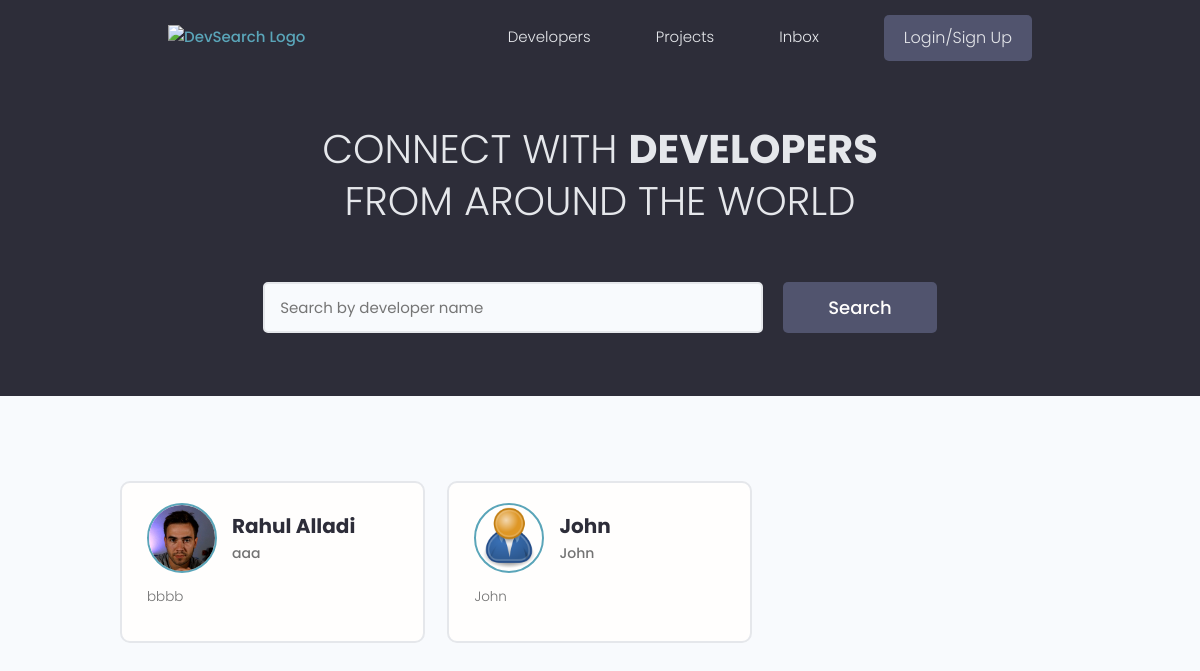
The app's page /, older data.
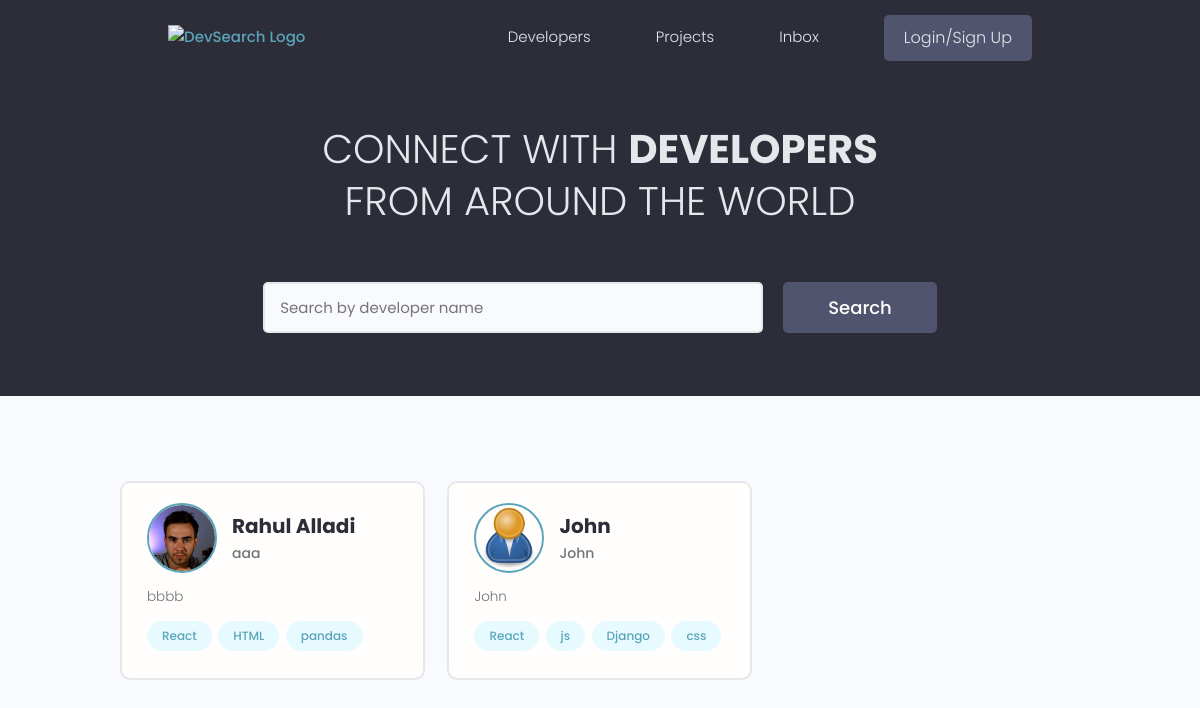
The same page, newer data.
### users/models.py (models this page shows, shortened)
class Profile(models.Model):
    user = models.OneToOneField(User, on_delete=models.CASCADE, null=True,blank=True)
    name = models.CharField(max_length=200, null=True, blank=True)
    email = models.EmailField(max_length=500, null=True, blank=True)
    username = models.CharField(max_length=200, null=True, blank=True)
    location = models.CharField(max_length=200, null=True, blank=True)
    short_intro = models.CharField(max_length=200, null=True, blank=True)
    bio = models.TextField(null=True, blank=True)
    profile_image = models.ImageField(null=True, blank=True,upload_to='profiles/',default ='profiles/user-default.png')
    social_github = models.CharField(max_length=200, null=True, blank=True)
    social_twitter = models.CharField(max_length=200, null=True, blank=True)
    social_linkedin = models.CharField(max_length=200, null=True, blank=True)
    social_youtube = models.CharField(max_length=200, null=True, blank=True)
    social_website = models.CharField(max_length=200, null=True, blank=True)
    created = models.DateTimeField(auto_now_add=True)
    id = models.UUIDField(default=uuid.uuid4,unique=True,primary_key=True,editable=False)

class Skill(models.Model):
    owner = models.ForeignKey(
            Profile, on_delete=models.CASCADE,null=True, blank=True)
    name = models.CharField(max_length=200, null=True, blank=True)
    description = models.TextField(null=True, blank=True)
    created = models.DateTimeField(auto_now_add=True)
    id = models.UUIDField(default=uuid.uuid4,unique=True,primary_key=True,editable=False)
    def __str__(self):
            return str(self.name)

### users/views.py (the view)
# urls.py: path('', views.profiles, name='profiles'),
def profiles(request):
    Profiles = Profile.objects.all()
    context = {'profiles':Profiles}
    return render(request, 'users/profiles.html',context)

### users/templates/users/profiles.html (shortened to what this page needs)
{% extends 'main.html' %}
{% block content %}
  <main class="home">
    <section class="hero-section text-center">
      <div class="container container--narrow">
        <div class="hero-section__box">
          <h2>CONNECT WITH <span>DEVELOPERS</span></h2>
          <h2>FROM AROUND THE WORLD</h2>
        </div>
        <div class="hero-section__search">
          <form class="form" action="#" method="get">
            <div class="form__field">
              <input class="input input--text" id="formInput#search" type="text" name="text"
                placeholder="Search by developer name" />
            </div>
            <input class="btn btn--sub btn--lg" type="submit" value="Search" />
          </form>
        </div>
      </div>
    </section>
    <section class="devlist">
      <div class="container">
        <div class="grid grid--three">
        {% for profile in profiles %}
          <div class="column card">
            <div class="dev">
              <a href="{% url 'user-profile' profile.id %}" class="card__body">
                <div class="dev__profile">
                  <img class="avatar avatar--md" src="{{ profile.profile_image.url }}" alt="image" />
                  <div class="dev__meta">
                    <h3>{{profile.name}}</h3>
                    <h5>{{profile.short_intro|slice:"60"}}</h5>
                  </div>
                </div>
                <p class="dev__info">{{ profile.bio|slice:"150" }}</p>
                <div class="dev__skills">
                  {% for skill in profile.skill_set.all|slice:"5" %}
                  <span class="tag tag--pill tag--main">
                    <small>{{skill}}</small>
                  </span>
                  {% endfor %}
                </div>
              </a>
            </div>
          </div>
        {% endfor %}
        </div>
      </div>
    </section>
  </main>
{% endblock content %}

Row changes from the older to the newer data that the page shows:
added Skill: name "React", shown under Profile "Rahul Alladi"
added Skill: name "HTML", shown under Profile "Rahul Alladi"
added Skill: name "pandas", shown under Profile "Rahul Alladi"
added Skill: name "React", shown under "John"
added Skill: name "js", shown under "John"
added Skill: name "Django", shown under "John"
added Skill: name "css", shown under "John"
